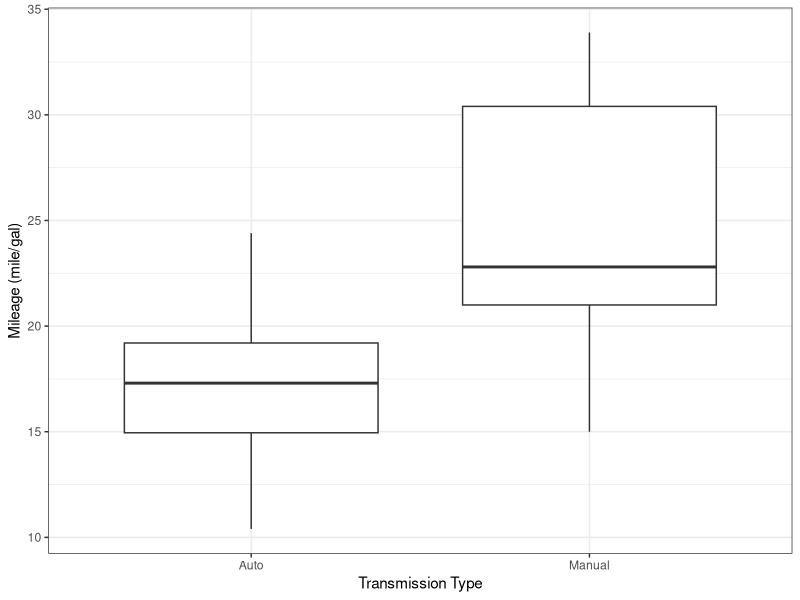
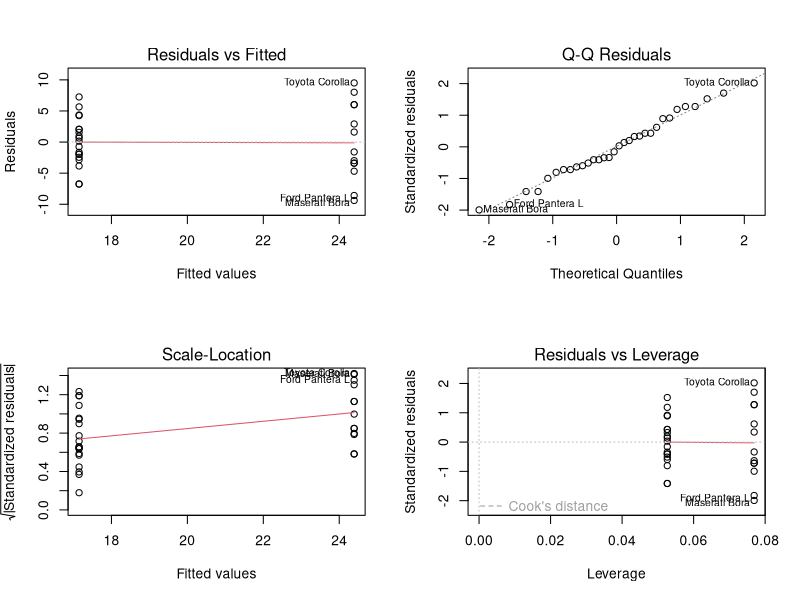
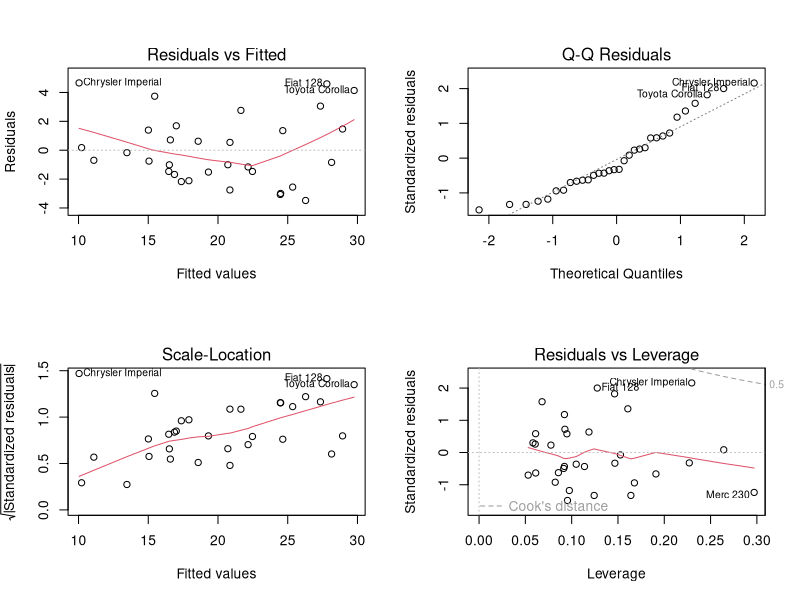

These charts were generated, in order, by the following R code:
## ---- chunk 1
knitr::opts_chunk$set(echo = TRUE)
## ---- chunk 2
data("mtcars")

library(ggplot2)
library(dplyr)
library(tidyr)
library(reshape2)
## ---- chunk 3
round(cor(mtcars)[1,], 2) 
## ---- chunk 4
mtcars$am<-as.factor(mtcars$am)
levels(mtcars$am)<-c("Auto", "Manual")

## ---- chunk 5
simp.model <- lm(data= mtcars, mpg~am)
## ---- chunk 6

most.eff.model <- step(lm(mpg ~ ., data = mtcars), direction = "both")
most.eff.model

## ---- chunk 7
most.eff.model$call
## ---- chunk 8
anova(simp.model, most.eff.model)


## ---- chunk 9
mtcars$am<-as.factor(mtcars$am)
levels(mtcars$am)<-c("Auto", "Manual")

library(dplyr);library(tidyr); library(ggplot2)
    ggplot(mtcars)+ geom_boxplot(aes(am, mpg))+ theme_bw()+xlab('Transmission Type')+ylab('Mileage (mile/gal)')
  
## ---- chunk 10
most.eff.model <- step(lm(data = mtcars, mpg ~ wt+cyl+qsec+am+hp), direction = "both")

## ---- chunk 11
par(mfrow=c(2,2))
plot(lm(mpg~am,data = mtcars))
## ---- chunk 12
par(mfrow=c(2,2))
plot(most.eff.model)
